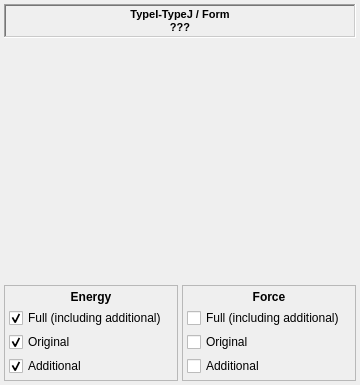
<?xml version="1.0" encoding="UTF-8"?>
<ui version="4.0">
 <class>PairPotentialWidget</class>
 <widget class="QWidget" name="PairPotentialWidget">
  <property name="geometry">
   <rect>
    <x>0</x>
    <y>0</y>
    <width>360</width>
    <height>385</height>
   </rect>
  </property>
  <property name="font">
   <font>
    <pointsize>9</pointsize>
   </font>
  </property>
  <property name="windowTitle">
   <string>Form</string>
  </property>
  <layout class="QVBoxLayout" name="verticalLayout_2">
   <property name="spacing">
    <number>4</number>
   </property>
   <property name="leftMargin">
    <number>4</number>
   </property>
   <property name="topMargin">
    <number>4</number>
   </property>
   <property name="rightMargin">
    <number>4</number>
   </property>
   <property name="bottomMargin">
    <number>4</number>
   </property>
   <item>
    <widget class="QFrame" name="frame">
     <property name="sizePolicy">
      <sizepolicy hsizetype="Expanding" vsizetype="Minimum">
       <horstretch>0</horstretch>
       <verstretch>0</verstretch>
      </sizepolicy>
     </property>
     <property name="frameShape">
      <enum>QFrame::WinPanel</enum>
     </property>
     <property name="frameShadow">
      <enum>QFrame::Sunken</enum>
     </property>
     <property name="lineWidth">
      <number>1</number>
     </property>
     <property name="midLineWidth">
      <number>0</number>
     </property>
     <layout class="QVBoxLayout" name="verticalLayout">
      <property name="spacing">
       <number>0</number>
      </property>
      <property name="leftMargin">
       <number>2</number>
      </property>
      <property name="topMargin">
       <number>2</number>
      </property>
      <property name="rightMargin">
       <number>2</number>
      </property>
      <property name="bottomMargin">
       <number>2</number>
      </property>
      <item>
       <widget class="QLabel" name="TopLabel">
        <property name="sizePolicy">
         <sizepolicy hsizetype="Expanding" vsizetype="Expanding">
          <horstretch>0</horstretch>
          <verstretch>0</verstretch>
         </sizepolicy>
        </property>
        <property name="font">
         <font>
          <pointsize>8</pointsize>
          <weight>75</weight>
          <bold>true</bold>
         </font>
        </property>
        <property name="text">
         <string>TypeI-TypeJ / Form</string>
        </property>
        <property name="alignment">
         <set>Qt::AlignCenter</set>
        </property>
       </widget>
      </item>
      <item>
       <widget class="QLabel" name="BottomLabel">
        <property name="font">
         <font>
          <pointsize>8</pointsize>
          <weight>75</weight>
          <bold>true</bold>
         </font>
        </property>
        <property name="text">
         <string>???</string>
        </property>
        <property name="alignment">
         <set>Qt::AlignCenter</set>
        </property>
       </widget>
      </item>
     </layout>
    </widget>
   </item>
   <item>
    <widget class="QWidget" name="MainWidget" native="true">
     <property name="sizePolicy">
      <sizepolicy hsizetype="Expanding" vsizetype="Expanding">
       <horstretch>0</horstretch>
       <verstretch>99</verstretch>
      </sizepolicy>
     </property>
     <layout class="QHBoxLayout" name="horizontalLayout">
      <property name="spacing">
       <number>4</number>
      </property>
      <property name="leftMargin">
       <number>0</number>
      </property>
      <property name="topMargin">
       <number>0</number>
      </property>
      <property name="rightMargin">
       <number>0</number>
      </property>
      <property name="bottomMargin">
       <number>0</number>
      </property>
      <item>
       <widget class="TPlotWidget" name="PlotWidget" native="true">
        <property name="sizePolicy">
         <sizepolicy hsizetype="Expanding" vsizetype="Expanding">
          <horstretch>0</horstretch>
          <verstretch>0</verstretch>
         </sizepolicy>
        </property>
       </widget>
      </item>
     </layout>
    </widget>
   </item>
   <item>
    <widget class="QWidget" name="ControlsWidget" native="true">
     <layout class="QHBoxLayout" name="horizontalLayout_2">
      <property name="spacing">
       <number>4</number>
      </property>
      <property name="leftMargin">
       <number>0</number>
      </property>
      <property name="topMargin">
       <number>0</number>
      </property>
      <property name="rightMargin">
       <number>0</number>
      </property>
      <property name="bottomMargin">
       <number>0</number>
      </property>
      <item>
       <widget class="QFrame" name="EnergyControlsFrame">
        <property name="frameShape">
         <enum>QFrame::StyledPanel</enum>
        </property>
        <property name="frameShadow">
         <enum>QFrame::Raised</enum>
        </property>
        <layout class="QVBoxLayout" name="verticalLayout_3">
         <property name="spacing">
          <number>4</number>
         </property>
         <property name="leftMargin">
          <number>4</number>
         </property>
         <property name="topMargin">
          <number>4</number>
         </property>
         <property name="rightMargin">
          <number>4</number>
         </property>
         <property name="bottomMargin">
          <number>4</number>
         </property>
         <item>
          <widget class="QLabel" name="EnergyLabel">
           <property name="font">
            <font>
             <weight>75</weight>
             <bold>true</bold>
            </font>
           </property>
           <property name="text">
            <string>Energy</string>
           </property>
           <property name="alignment">
            <set>Qt::AlignCenter</set>
           </property>
          </widget>
         </item>
         <item>
          <widget class="QCheckBox" name="FullEnergyCheck">
           <property name="toolTip">
            <string>Display the full interatomic potential, including any additional generated potential</string>
           </property>
           <property name="text">
            <string>Full (including additional)</string>
           </property>
           <property name="checked">
            <bool>true</bool>
           </property>
          </widget>
         </item>
         <item>
          <widget class="QCheckBox" name="OriginalEnergyCheck">
           <property name="toolTip">
            <string>Display the full, original interatomic potential</string>
           </property>
           <property name="text">
            <string>Original</string>
           </property>
           <property name="checked">
            <bool>true</bool>
           </property>
          </widget>
         </item>
         <item>
          <widget class="QCheckBox" name="AdditionalEnergyCheck">
           <property name="toolTip">
            <string>Display the additional generated potential</string>
           </property>
           <property name="text">
            <string>Additional</string>
           </property>
           <property name="checked">
            <bool>true</bool>
           </property>
          </widget>
         </item>
        </layout>
       </widget>
      </item>
      <item>
       <widget class="QFrame" name="ForceControlsFrame">
        <property name="frameShape">
         <enum>QFrame::StyledPanel</enum>
        </property>
        <property name="frameShadow">
         <enum>QFrame::Raised</enum>
        </property>
        <layout class="QVBoxLayout" name="verticalLayout_4">
         <property name="spacing">
          <number>4</number>
         </property>
         <property name="leftMargin">
          <number>4</number>
         </property>
         <property name="topMargin">
          <number>4</number>
         </property>
         <property name="rightMargin">
          <number>4</number>
         </property>
         <property name="bottomMargin">
          <number>4</number>
         </property>
         <item>
          <widget class="QLabel" name="ForceLabel">
           <property name="font">
            <font>
             <weight>75</weight>
             <bold>true</bold>
            </font>
           </property>
           <property name="text">
            <string>Force</string>
           </property>
           <property name="alignment">
            <set>Qt::AlignCenter</set>
           </property>
          </widget>
         </item>
         <item>
          <widget class="QCheckBox" name="FullForceCheck">
           <property name="toolTip">
            <string>Display the full interatomic potential, including any additional generated potential</string>
           </property>
           <property name="text">
            <string>Full (including additional)</string>
           </property>
          </widget>
         </item>
         <item>
          <widget class="QCheckBox" name="OriginalForceCheck">
           <property name="toolTip">
            <string>Display the full, original interatomic potential</string>
           </property>
           <property name="text">
            <string>Original</string>
           </property>
          </widget>
         </item>
         <item>
          <widget class="QCheckBox" name="AdditionalForceCheck">
           <property name="toolTip">
            <string>Display the additional generated potential</string>
           </property>
           <property name="text">
            <string>Additional</string>
           </property>
          </widget>
         </item>
        </layout>
       </widget>
      </item>
     </layout>
    </widget>
   </item>
  </layout>
 </widget>
 <customwidgets>
  <customwidget>
   <class>TPlotWidget</class>
   <extends>QWidget</extends>
   <header>qcustomplot/tplotwidget.hui</header>
   <container>1</container>
  </customwidget>
 </customwidgets>
 <resources/>
 <connections/>
</ui>
